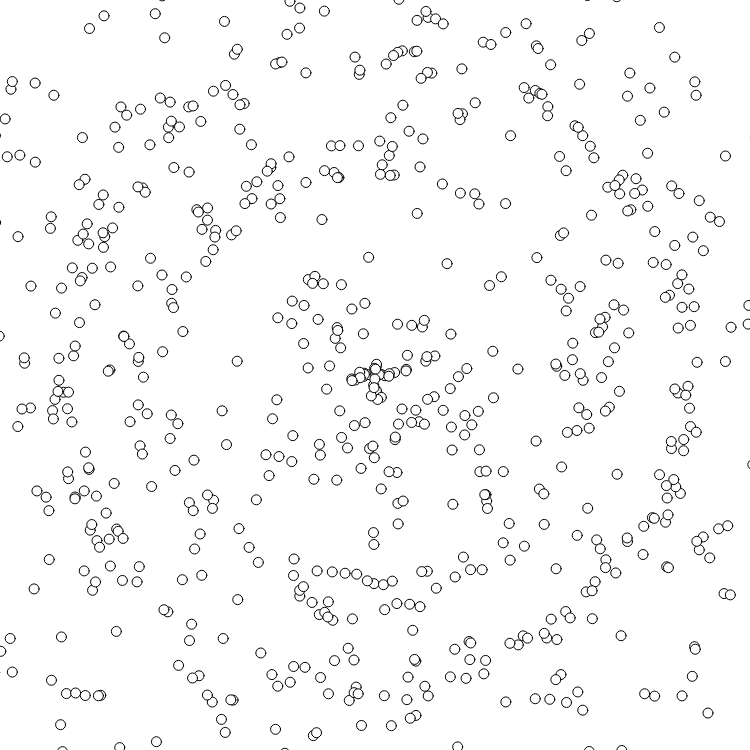
Frame 1 (no input)
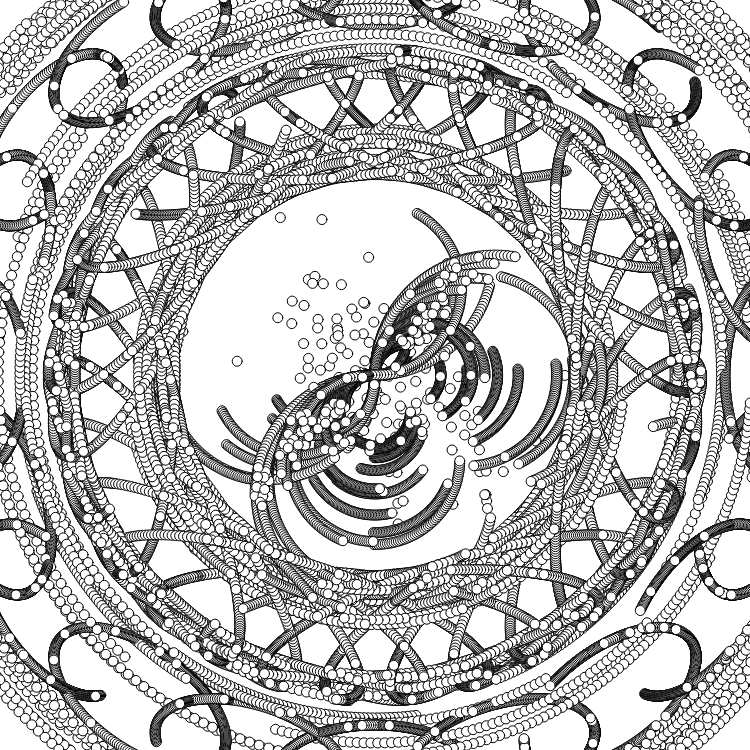
Frame 60 (no input)
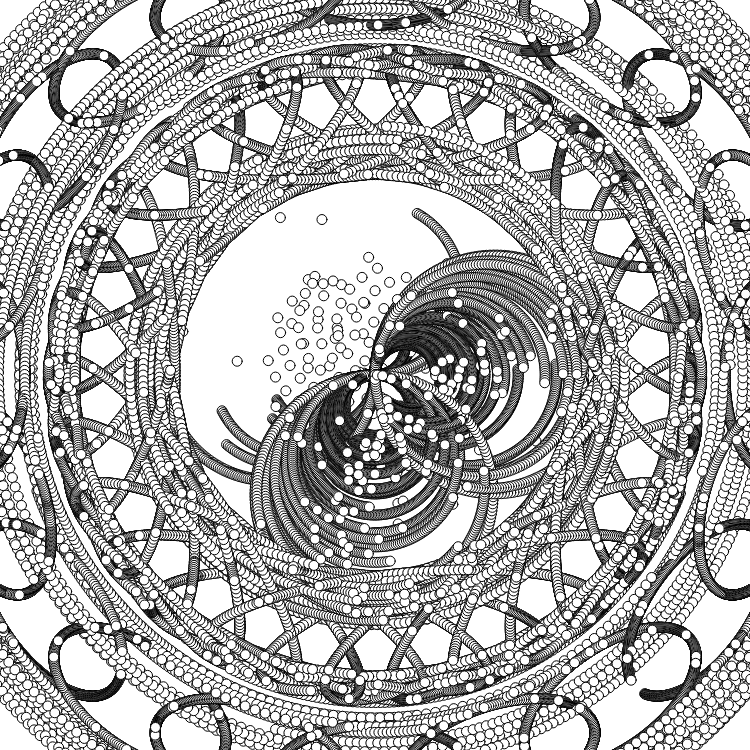
Frame 120 (the mouse pressed at the canvas centre since frame 60)

The p5.js sketch that drew these frames (run headless with seeded random() and noise() and a simulated clock; from frame 60 on, the mouse is pressed at the canvas centre):

// p5.js sketch
// ── sketch.js
let points = [];
let out_points = [];
let iner_points = [];
let dd_points = [];
let r = 50;
let speed = 0.02;
let numPoints = 150;
let numPoints_1 = 50;
let numOutPoints = 50;
let numOutPoints_2 = 50;
let delayTime = 100;
var n = 0;
var c = 10;
let d = 0.1;

let ellipses = [];

function setup() {
    createCanvas(750, 750);

    for (let i = 0; i < numPoints; i++) {
        points.push({
            t: random(TWO_PI),
            r: random(30, 120),
            speed: random(0.02, 0.03),
            id: random() > 0.5 ? 1 : -1,
            direction: random() > 0.5 ? 1 : -1,
            startTime: millis(),
        });
    }
    for (let i = 0; i < numOutPoints; i++) {
        out_points.push({
            t: random(TWO_PI),
            r: random(300, 400),
            speed: random(0.01, 0.03),
            id: random() > 0.5 ? 1 : -1,
            direction: random() > 0.5 ? 1 : -1,
            startTime: millis(),
        });
    }
    for (let i = 0; i < numOutPoints_2; i++) {
        dd_points.push({
            t: random(TWO_PI),
            r: random(450, 500),
            speed: random(0.01, 0.03),
            id: random() > 0.5 ? 1 : -1,
            direction: random() > 0.5 ? 1 : -1,
            startTime: millis(),
        });
    }
    for (let i = 0; i < numPoints_1; i++) {
        iner_points.push({
            t: random(TWO_PI),
            r: random(200, 250),
            speed: random(0.01, 0.03),
            id: random() > 0.5 ? 1 : -1,
            direction: random() > 0.5 ? 1 : -1,
            startTime: millis(),
        });
    }



    let radius = 250;
    for (let i = 0; i < 30; i++) {
        let angle = i * (TWO_PI / 30);
        let cx = width / 2 + radius * cos(angle);
        let cy = height / 2 + radius * sin(angle);

        let a = 200;
        let b = 50;
        let ellipseData = {
            cx, cy, a, b, angle, points: []
        };
        for (let j = 0; j < 10; j++) {
            ellipseData.points.push({
                t: random(TWO_PI),
                speed: random(0.01, 0.03),
                direction: random() > 0.5 ? 1 : -1,
                startTime: millis(),
            });
        }
        ellipses.push(ellipseData);
    }

    radius = 400;
    for (let i = 0; i < 20; i++) {
        let angle = i * (TWO_PI / 20);
        let cx = width / 2 + radius * cos(angle);
        let cy = height / 2 + radius * sin(angle);

        let a = 100;
        let b = 50;
        let ellipseData = {
            cx, cy, a, b, angle, points: []
        };
        for (let j = 0; j < 10; j++) {
            ellipseData.points.push({
                t: random(TWO_PI),
                speed: random(0.01, 0.03),
                direction: random() > 0.5 ? 1 : -1,
                startTime: millis(),
            });
        }
        ellipses.push(ellipseData);
    }
    background(255);
    frameRate(100);
}
function draw() {
    var a = n * 137.5;
    var r = c * sqrt(n);
    var x = r * cos(a) + width / 2;
    var y = r * sin(a) + height / 2;

    ellipse(x, y, 10, 10);

    n++;
    if (x < 0 && y < 0) {
        n = 0;
        c = 10 + d;
    }

    for (let i = 0; i < points.length; i++) {
        let p = points[i];
        let x, y;

        if (p.id === 1) {
            if (p.direction === 1) {
                x = width / 2 + p.r * cos(p.t - PI / 2);
                y = height / 2 - p.r + p.r * sin(p.t - PI / 2);
            } else {
                x = width / 2 + p.r * cos(p.t + PI / 2);
                y = height / 2 + p.r + p.r * sin(p.t + PI / 2);
            }
        } else {
            if (p.direction === 1) {
                x = width / 2 - p.r + p.r * sin(p.t - PI / 2);
                y = height / 2 + p.r * cos(p.t - PI / 2);
            } else {
                x = width / 2 + p.r + p.r * sin(p.t + PI / 2);
                y = height / 2 + p.r * cos(p.t + PI / 2);
            }
        }

        ellipse(x, y, 10, 10);

        p.t += p.speed * p.direction;
        if (p.t >= PI) {
            p.t = PI;
            p.direction = -1;
        } else if (p.t >= 2 * PI || p.t <= -PI) {
            p.t = -PI;
            p.direction = 1;
        }
    }

    // 绘制外层轨迹
    for (let i = 0; i < out_points.length; i++) {
        let p = out_points[i];
        let x, y;
        x = width / 2 + p.r * cos(p.t);
        y = height / 2 + p.r * sin(p.t);

        ellipse(x, y, 10, 10);
        p.t += p.speed * p.direction;
    }

    // 绘制最外层轨迹
    for (let i = 0; i < dd_points.length; i++) {
        let p = dd_points[i];
        let x, y;
        x = width / 2 + p.r * cos(p.t);
        y = height / 2 + p.r * sin(p.t);

        ellipse(x, y, 10, 10);
        p.t += p.speed * p.direction;
    }

    for (let i = 0; i < iner_points.length; i++) {
        let p = iner_points[i];
        let x, y;
        x = width / 2 + p.r * cos(p.t);
        y = height / 2 + p.r * sin(p.t);

        ellipse(x, y, 10, 10);
        p.t += p.speed * p.direction;
    }

    for (let e of ellipses) {
        let ellipseAngle = e.angle;

        for (let i = 0; i < e.points.length; i++) {
            let p = e.points[i];
            let x = e.cx + e.a * cos(p.t);
            let y = e.cy + e.b * sin(p.t);
            let x_rot = cos(ellipseAngle + HALF_PI) * (x - e.cx) - sin(ellipseAngle + HALF_PI) * (y - e.cy) + e.cx;
            let y_rot = sin(ellipseAngle + HALF_PI) * (x - e.cx) + cos(ellipseAngle + HALF_PI) * (y - e.cy) + e.cy;

            ellipse(x_rot, y_rot, 10, 10);

            p.t += p.speed * p.direction;
            if (p.t >= TWO_PI) {
                p.t = 0;
            } else if (p.t <= -TWO_PI) {
                p.t = 0;
            }
        }
    }
    // ellipse(mouseX, mouseY, 10, 10);
}
